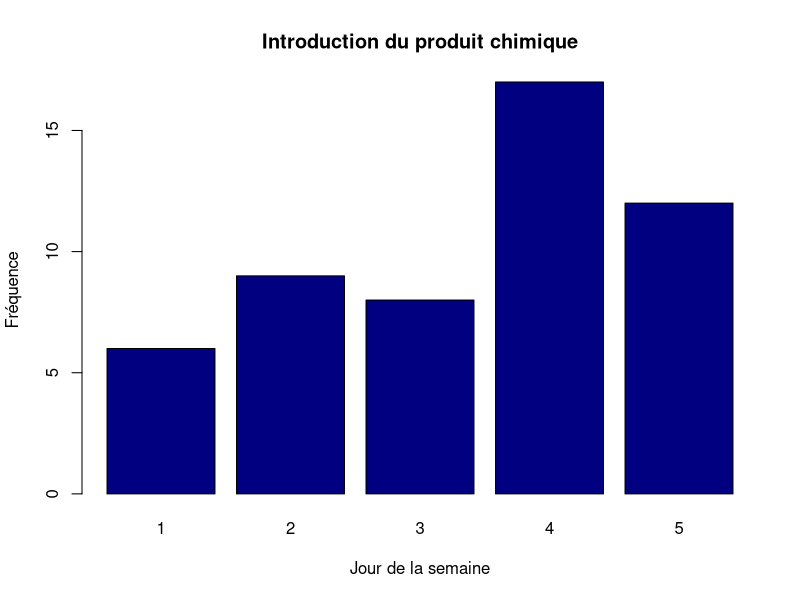

Here is the R script that generated this plot:
i <- 1
jours <- c("lundi","mardi","mercredi","jeudi","vendredi")
JoursJ <- c()

while(i<53){
    vecteur <- sample(jours,1)
    JoursJ <- c(JoursJ,vecteur)
    #cat("Pendant la semaine n°",i,", le jour où la substance chimique est introduite est",vecteur,"\n")
    i <- i+1
}


 
observationID <- c(1:52)
#print(observationID)
#print(JoursJ)


JoursNUM <- c()
for (mon_jour in JoursJ){
    if (mon_jour == "lundi"){
        NUM <- 1
        JoursNUM <- c(JoursNUM,NUM)
    }
    else if (mon_jour == "mardi"){
        NUM <- 2
        JoursNUM <- c(JoursNUM,NUM)
    }
    else if (mon_jour == "mercredi"){
        NUM <- 3
        JoursNUM <- c(JoursNUM,NUM)
    }
    else if (mon_jour == "jeudi"){
        NUM <- 4
        JoursNUM <- c(JoursNUM,NUM)
    }
    else if (mon_jour == "vendredi"){
        NUM <- 5
        JoursNUM <- c(JoursNUM,NUM)
    }
}

#print(JoursNUM)
    



nbsemaine <- c(1:52)

frequence <- table(JoursNUM)

#print(frequence)

barplot(frequence,
     xlab = "Jour de la semaine",
     ylab = "Fréquence",
     main = "Introduction du produit chimique",
     col = "navyblue")
     
     